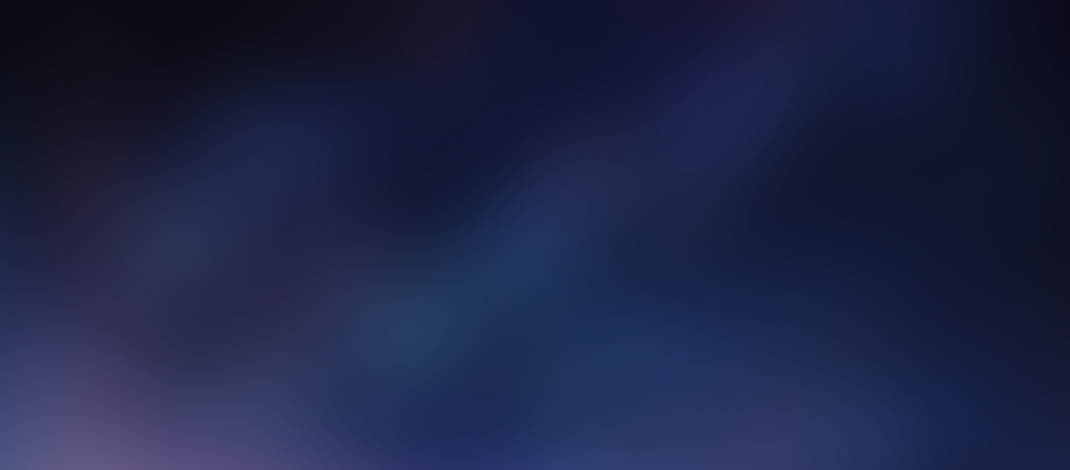
#> input picture backend/Image maker/assets/BG.jpg, 2140 x 940 px (shown at 1/2 size)
$ python -i image.py   (imports and definitions only)
#> lines starting #> are read from the running program, lines starting #| are printed output that depends on the picture
from pathlib import Path
from io import BytesIO
from PIL import Image, ImageDraw, ImageChops, ImageFilter
import requests


def premultiply_alpha(img: Image.Image) -> Image.Image:
    r, g, b, a = img.split()

    r = r.point(lambda p: p)
    g = g.point(lambda p: p)
    b = b.point(lambda p: p)

    # 핵심: RGB * alpha
    r = ImageChops.multiply(r, a)
    g = ImageChops.multiply(g, a)
    b = ImageChops.multiply(b, a)

    return Image.merge("RGBA", (r, g, b, a))


# [235 lines left out: functions resize_and_crop_cover, open_image, paste_image, draw_image, draw_rect_topleft_round, draw_icon, not called in this run]

>>> import cv2
>>> picture = cv2.imread('../../assets/BG.jpg', cv2.IMREAD_GRAYSCALE)
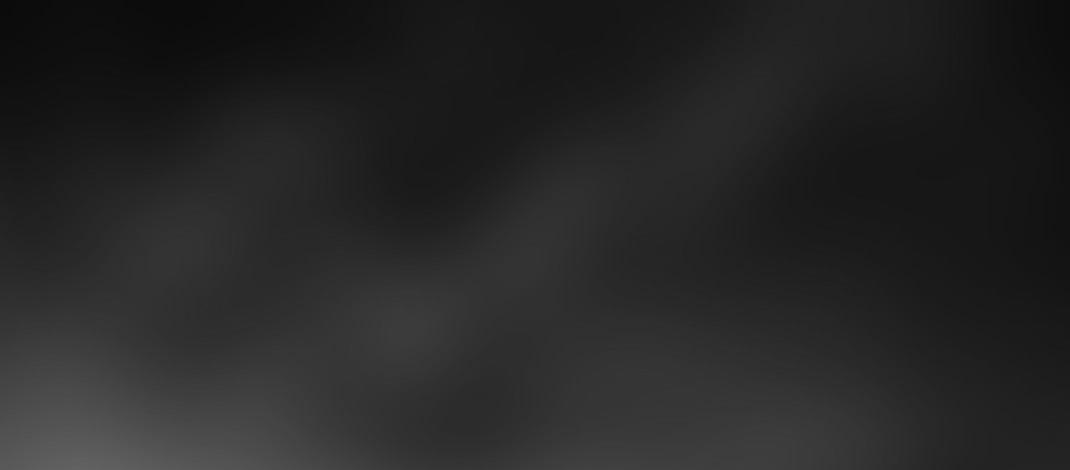
#> picture: shape (940, 2140) (shown at 1/2 size); min 10, max 99, mean 38.1
#> (the run stopped early here; a loop or call above may not have finished)
